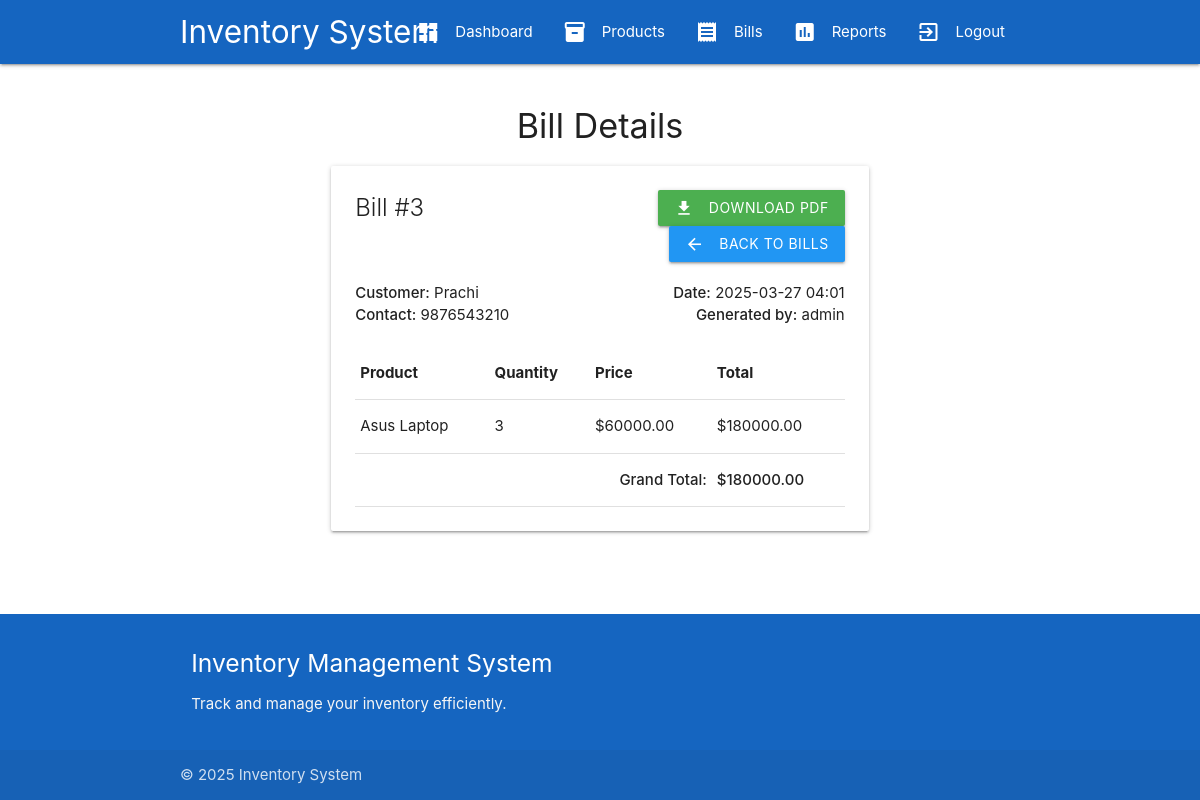
Page /bills/3/ (signed in) on the committed database.
### inventory/models.py (models this page shows, shortened)
class Bill(models.Model):
    customer_name = models.CharField(max_length=100)
    customer_contact = models.CharField(max_length=15, blank=True)
    total_amount = models.DecimalField(max_digits=10, decimal_places=2)
    created_at = models.DateTimeField(auto_now_add=True)
    created_by = models.ForeignKey(User, on_delete=models.CASCADE)

class BillItem(models.Model):
    bill = models.ForeignKey(Bill, related_name='items', on_delete=models.CASCADE)
    product = models.ForeignKey(Product, on_delete=models.CASCADE)
    quantity = models.PositiveIntegerField()
    price = models.DecimalField(max_digits=10, decimal_places=2)
    total = models.DecimalField(max_digits=10, decimal_places=2)

class Product(models.Model):
    CATEGORY_CHOICES = [
        ('ELEC', 'Electronics'),
        ('CLOTH', 'Clothing'),
        ('FOOD', 'Food'),
        ('OTHER', 'Other'),
    ]
    name = models.CharField(max_length=100)
    category = models.CharField(max_length=5, choices=CATEGORY_CHOICES)
    quantity = models.PositiveIntegerField()
    price = models.DecimalField(max_digits=10, decimal_places=2)
    description = models.TextField(blank=True)
    created_at = models.DateTimeField(auto_now_add=True)
    updated_at = models.DateTimeField(auto_now=True)

### inventory/views.py (the view)
# urls.py: path('bills/<int:bill_id>/', views.view_bill, name='view_bill'),
@login_required
def view_bill(request, bill_id):
    bill = get_object_or_404(Bill, pk=bill_id)
    return render(request, 'inventory/view_bill.html', {'bill': bill})

### inventory/templates/inventory/view_bill.html
{% extends "inventory/base.html" %}
{% load static %}
{% block content %}
<h4 class="center-align">Bill Details</h4>
<div class="row">
    <div class="col s12 m8 offset-m2">
        <div class="card">
            <div class="card-content">
                <div class="row">
                    <div class="col s6">
                        <span class="card-title">Bill #{{ bill.id }}</span>
                    </div>
                    <div class="col s6 right-align">
                        <a href="{% url 'download_bill' bill.id %}" class="btn waves-effect waves-light green">
                            <i class="material-icons left">download</i>Download PDF
                        </a>
                        <a href="{% url 'bills' %}" class="btn waves-effect waves-light blue">
                            <i class="material-icons left">arrow_back</i>Back to Bills
                        </a>
                    </div>
                </div>
                <div class="row">
                    <div class="col s6">
                        <p><strong>Customer:</strong> {{ bill.customer_name }}</p>
                        <p><strong>Contact:</strong> {{ bill.customer_contact|default:"N/A" }}</p>
                    </div>
                    <div class="col s6 right-align">
                        <p><strong>Date:</strong> {{ bill.created_at|date:"Y-m-d H:i" }}</p>
                        <p><strong>Generated by:</strong> {{ bill.created_by.username }}</p>
                    </div>
                </div>
                <table class="highlight">
                    <thead>
                        <tr>
                            <th>Product</th>
                            <th>Quantity</th>
                            <th>Price</th>
                            <th>Total</th>
                        </tr>
                    </thead>
                    <tbody>
                        {% for item in bill.items.all %}
                        <tr>
                            <td>{{ item.product.name }}</td>
                            <td>{{ item.quantity }}</td>
                            <td>${{ item.price }}</td>
                            <td>${{ item.total }}</td>
                        </tr>
                        {% endfor %}
                    </tbody>
                    <tfoot>
                        <tr>
                            <td colspan="3" class="right-align"><strong>Grand Total:</strong></td>
                            <td><strong>${{ bill.total_amount }}</strong></td>
                        </tr>
                    </tfoot>
                </table>
            </div>
        </div>
    </div>
</div>
{% endblock %}

### inventory/static/css/styles.css (style rules this page uses)
body { display: flex; min-height: 100vh; flex-direction: column; }
.card .card-content .card-title { line-height: 1.5; margin-bottom: 20px; }

### rows in the picture
Bill: id "3", customer_name "Prachi", customer_contact "9876543210", created_at "2025-03-27 04:01", created_by.username "admin", total_amount "180000.00"
BillItem: product.name "Asus Laptop", quantity "3", price "60000.00", total "180000.00"
